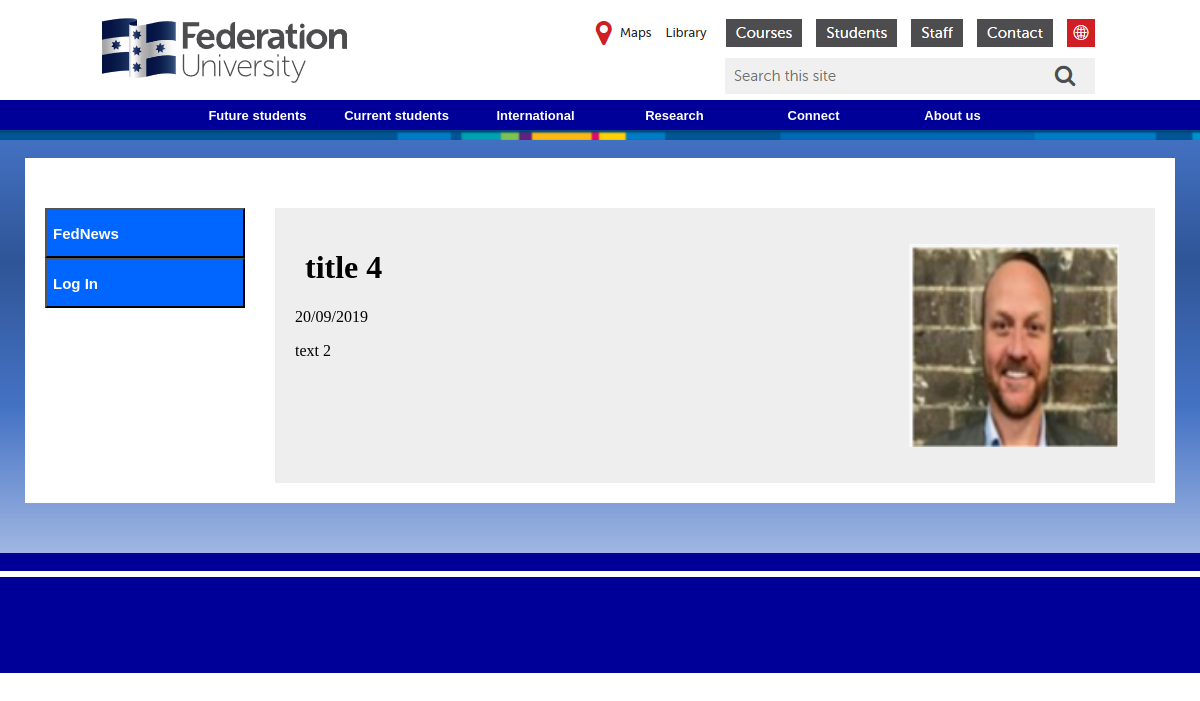
The app's page /article.php?id=4 with its own data.
### tables this page shows
create table Article (
    id int auto_increment,
    title varchar(128) not null,
    text varchar(5000) not null,
    audience enum ('public', 'student', 'staff') not null,
    author varchar(128) not null,
    reviewed enum ('pending', 'approved', 'rejected') default 'pending' not null,
    date date not null,
    image varchar(128) not null,
    constraint Article_id_uindex
        unique (id)
    );

### imports/permission_levels/utils.php (called while the page is built, shortened)
<?php
function logged_in() {
    if (isset($_SESSION['permissions'])) return true;
    else return false;
}

### article.php (the view, shortened to what this page needs)
<?php
if (isset($_REQUEST['id'])) {
  $id = $_REQUEST['id'];
  require_once 'imports/utils.php';
  $db = get_db();
  $query = "SELECT id, title, audience, text, DATE_FORMAT(date, '%d/%m/%Y'), image FROM Article WHERE id = ?;";
  $stmt = $db->prepare($query);
  $stmt->bind_param('s', $id);
  $stmt->execute();
  $stmt->store_result();
  $stmt->bind_result($id, $title, $audience, $text, $date, $image);
  while ($stmt->fetch()) {
    $a = ['id' => $id, 'title' => $title, '$audience' => $audience, 'text' => $text,
      'date' => $date, 'image' => $image];
  }
}
?>
<html lang="en">
<head>
  <link rel="stylesheet" type="text/css" href="CSS/stylesheet.css">
  <link rel="stylesheet" type="text/css" href="CSS/article.css">
</head>
<body>
<div id="Header"></div>
<?php require_once 'imports/navbar_primary.php'; ?>
<div id="strip"></div>
<div id="background">
  <br>
  <div id="bond">
    <?php require_once 'navbar_secondary.php'; ?>
    <div id="body">
      <img src="<?= $a['image'] ?>">
      <h1><?= $a['title'] ?></h1>
      <p><?= $a['date'] ?></p>
      <p><?= $a['text'] ?></p>
    </div>
  </div>
</div>
<div id="footer">
  <br>
  <div id="line"></div>
</div>
</body>
</html>

### imports/navbar_primary.php
<div id="nav1">
    <div id="pos">
        <a href="https://federation.edu.au/news"><input class="navBar" type="button" value="Future students"></a>
        <a href="https://federation.edu.au/news"><input class="navBar" type="button" value="Current students"></a>
        <a href="https://federation.edu.au/news"><input class="navBar" type="button" value="International"></a>
        <a href="https://federation.edu.au/news"><input class="navBar" type="button" value="Research"></a>
        <a href="https://federation.edu.au/news"><input class="navBar" type="button" value="Connect"></a>
        <a href="https://federation.edu.au/news"><input class="navBar" type="button" value="About us"></a>
    </div>
</div>

### navbar_secondary.php (shortened to what this page needs)
<?php require_once 'imports/permission_levels/utils.php'; ?>
<div id="nav2">
  <input class="navCol" type="button" value="FedNews" onclick="location.href='index.php';">
    <?php
    if (logged_in()) { ?>
      <input class="navCol" type="button" value="Logout" onclick="location.href='imports/logout.php';">
    <?php } else { ?>
      <input class="navCol" type="button" value="Log In" onclick="location.href='login.php';">
    <?php } ?>
</div>

### CSS/stylesheet.css (style rules this page uses)
body { margin: 0; text-align: center; }
#background { max-width: 100vw; min-height: auto; background: url("Images/background.png") no-repeat; background-size: cover; padding-bottom: 50px; }
#strip { Background-image: url("Images/strip.png"); background-size: cover; width: 100%; height: 10px; }
h1 { margin-left: 10px; }
#Header { margin-left: auto; margin-right: auto; width: 1021px; height: 100px; background: url("Images/FedHeader.png") no-repeat; overflow-x: hidden; }
input.navCol { font-size: 15px; font-weight: bold; text-align: left; width: 200px; height: 50px; Background-color: #0066FF; color: #FFFFFF; }
input.navBar { font-size: 13px; font-weight: bold; text-align: center; margin-left: 10px; padding: 0; border: 0; width: 125px; height: 30px; background-color: #000099; color: #FFFFFF }
#nav1 { padding: 0; width: 100%; height: 30px; background-color: #000099; text-align: center; }
#nav2 { margin: 30px 30px 30px 0; float: left; max-width: 200px; }
#bond { margin: 0; display: inline-block; height: auto; Background-color: #FFFFFF; padding: 20px; }
#body { margin-top: 30px; padding: 20px; float: left; min-width: 840px; max-width: 840px; height: auto; background-color: #eee; }
#footer { display: inline-block; height: 120px; width: 100%; max-width: 100vw; background-color: #000099; color: #FFFFFF; }
#line { border-style: solid; border-color: #FFFFFF; }

### CSS/article.css (style rules this page uses)
#body { text-align: left; }
img { max-width: 50%; min-width: 25%; float: right; margin: 16px }

### records on screen
article: image (picture), title "title 4", text "text 2"

### other values on screen
$a['date'] "20/09/2019"
